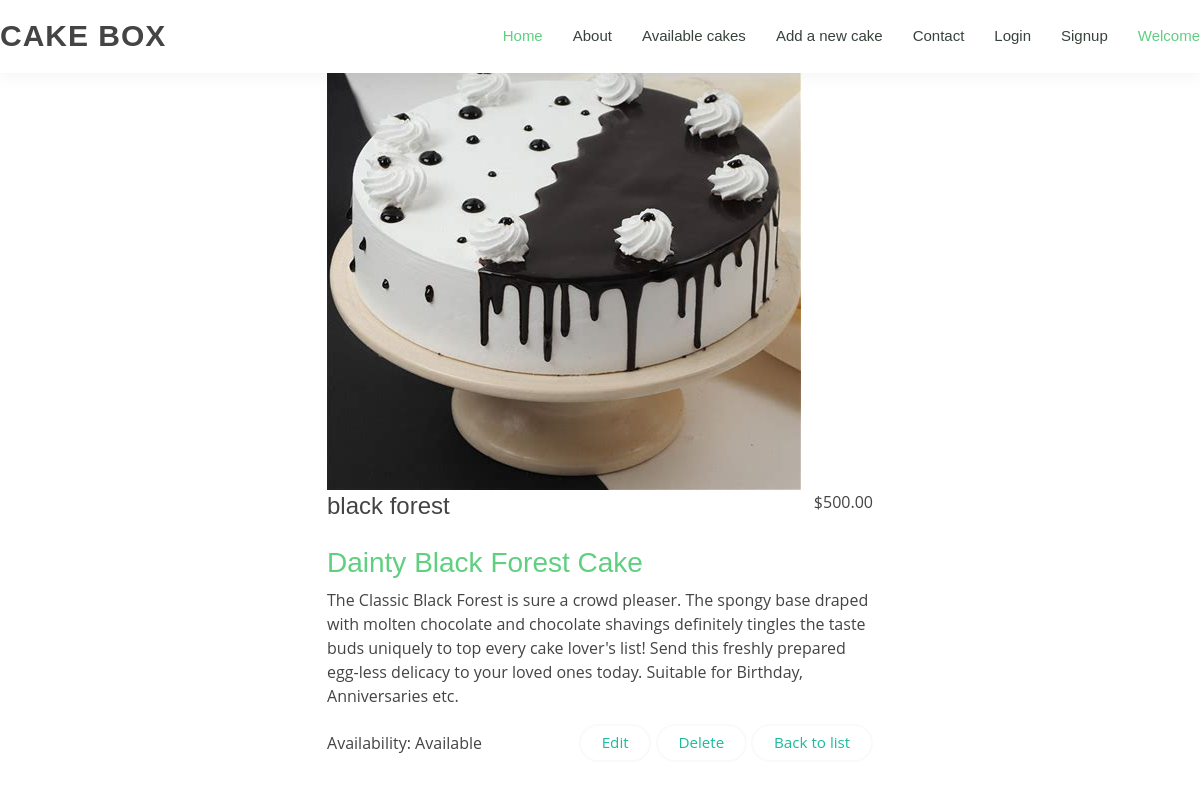
/1/, run on the app's committed database.
### cake/models.py (models this page shows, shortened)
class Cake(models.Model):
    name = models.CharField(max_length=255)
    description = models.TextField()
    image = models.ImageField(upload_to='cakes')
    price = models.DecimalField(max_digits=6, decimal_places=2)
    category = models.CharField(max_length=255)
    availability = models.BooleanField(default=True)

### cake/views.py (the view)
# urls.py: path('<int:pk>/', view_cake, name='view_cake'),
def view_cake(request, pk):
    cake = get_object_or_404(Cake, pk=pk)
    return render(request, 'view_cake.html', {'cake': cake})

### cake/templates/view_cake.html (shortened to what this page needs)
{% extends 'base.html' %}
{% load static %}
        {% block content %}
        <div class="container">
            <div class="row mt-3 ">
                <div class="col-lg-6 col-md-6 d-flex align-items-stretch mt-4 mt-md-0 mx-auto ">
                    <div class="course-item ">
                        <img src="{{ cake.image.url }}" alt="{{ cake.name }}" class="img-fluid mr-0" alt="...">
                        <div class="course-content">
                          <div class="d-flex justify-content-between align-items-center mb-3">
                            <h4>{{ cake.name }}</h4>
                            <p class="price ">${{ cake.price }}</p>
                          </div>
                          <h3><a href="course-details.html">{{ cake.category }}</a></h3>
                          <p>{{ cake.description }}</p>
                          <div class="trainer d-flex justify-content-between align-items-center">
                            <div class="trainer-profile d-flex align-items-center">
                                {% if cake.availability %}
                                   <p>Availability: Available</p>
                                {% else %}
                                  <p>Availability: Out of Stock</p>
                               {% endif %}
                            </div>
                            <div>
                                <a class="btn btn-dark" href="{% url 'update_cake' pk=cake.pk %}">Edit</a>
                                <a class="btn btn-dark" href="{% url 'delete_cake' pk=cake.pk %}">Delete</a>
                                <a class="btn btn-dark" href="{% url 'list_cakes' %}">Back to list</a>
                            </div>
                          </div>
                        </div>
                      </div>
             </div>
    </div>
</div>
{% endblock %}

### cake/static/css/style.css (style rules this page uses)
body { font-family: "Open Sans", sans-serif; color: #444444; overflow-y: scroll; }
a { color: #5fcf80; text-decoration: none; }
h1, h2, h3, h4, h5, h6 { font-family: "Raleway", sans-serif; }
.btn { padding: 0.6rem 1.3rem; background-color: #fff; border: 2px solid #fafafa; font-size: 0.95rem; color: #1abc9c; line-height: 1; border-radius: 25px; outline: none; cursor: pointer; transition: 0.3s; margin: 0; }

### data on the page
Cake: image (picture), name "black forest", price "500.00", category "Dainty Black Forest Cake", description "The Classic Black Forest is sure a crowd pleaser. The spongy base draped with molten chocolate and chocolate shavings definitely tingles the taste buds uniquely to top every cake lover's list! Send this freshly prepared egg-less delicacy to your loved ones today. Suitable for Birthday, Anniversaries etc."
